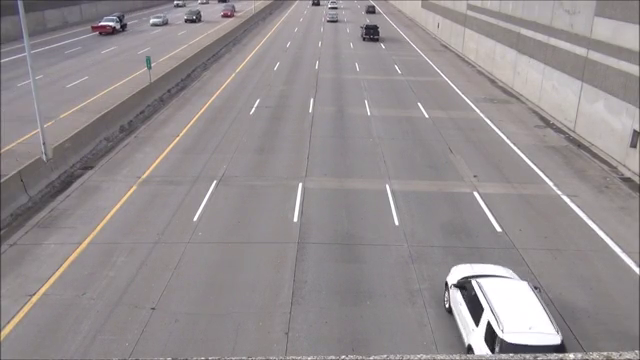
#> input picture frame 72 of carsdetect/CarsDrivingUnderBridge.mp4, 640 x 360 px
$ python carsdetection.py
#> lines starting #> are read from the running program, lines starting #| are printed output that depends on the picture
import cv2
video=cv2.VideoCapture("CarsDrivingUnderBridge.mp4")
araba_bulucu=cv2.CascadeClassifier("cars.xml")
while True:
    ret,kare=video.read()
#> kare is the input picture: shape (360, 640, 3); mean B, G, R 144.2, 142.1, 148.3

    griton=cv2.cvtColor(kare,cv2.COLOR_BGR2GRAY)

    arabalar=araba_bulucu.detectMultiScale(griton,1.1,3)
#> arabalar = [[178, 4, 28, 28], [87, 6, 42, 42]]

    for (x,y,w,h) in arabalar:
        cv2.rectangle(kare,(x,y),(x+w,y+h),(255,0,0),3)
        cv2.imshow("video",kare)


        if cv2.waitKey(5) & 0xFF == ord('q'):
            break
#> this loop made 1 pass; (key q is pressed on pass 1)
#> pass 1, `cv2.imshow("video",kare)`:
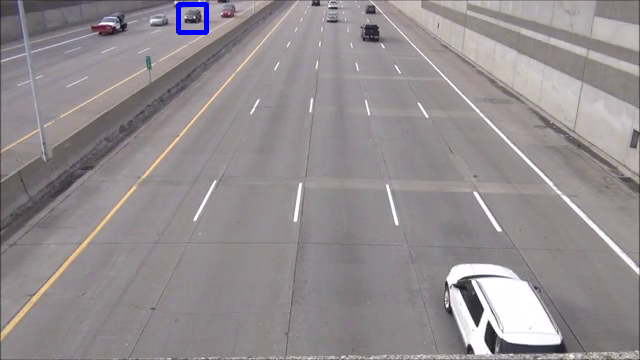
#> window 'video': shape (360, 640, 3); mean B, G, R 144.4, 141.8, 147.9


video.relase()
cv2.destroyAllWindows()

$ run again, starting later in the video
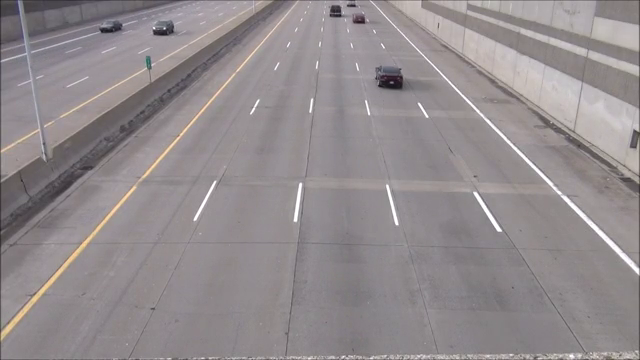
#> input picture frame 324 of carsdetect/CarsDrivingUnderBridge.mp4, 640 x 360 px
#> kare is the input picture: shape (360, 640, 3); mean B, G, R 142.1, 139.8, 146.4
#> arabalar = [[344, 4, 28, 28], [148, 17, 25, 25], [92, 7, 38, 38], [364, 53, 51, 51], [141, 3, 45, 45]]
#> the loop `for (x,y,w,h) in arabalar:` made 1 pass; (key q is pressed on pass 1)
#> pass 1, `cv2.imshow("video",kare)`:
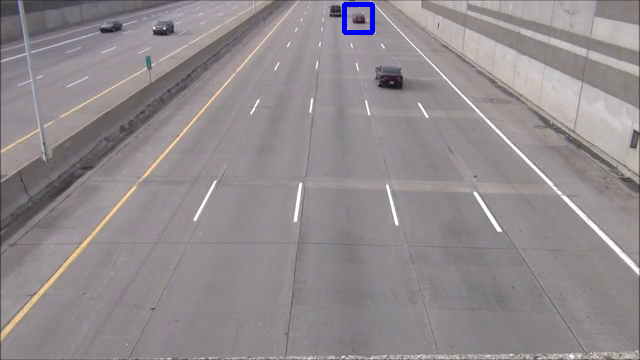
#> window 'video': shape (360, 640, 3); mean B, G, R 142.3, 139.4, 146.1

$ run again, starting later in the video
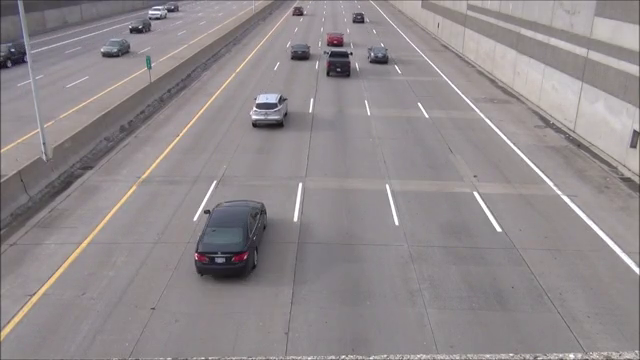
#> input picture frame 576 of carsdetect/CarsDrivingUnderBridge.mp4, 640 x 360 px
#> kare is the input picture: shape (360, 640, 3); mean B, G, R 140.7, 138.2, 144.5
#> arabalar = [[364, 42, 30, 30], [277, 28, 45, 45], [240, 91, 55, 55], [84, 15, 61, 61]]
#> the loop `for (x,y,w,h) in arabalar:` made 1 pass; (key q is pressed on pass 1)
#> pass 1, `cv2.imshow("video",kare)`:
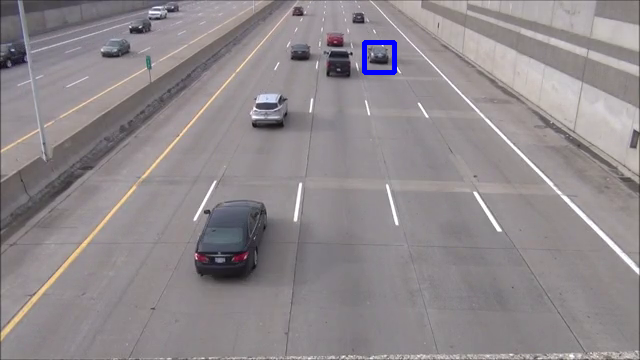
#> window 'video': shape (360, 640, 3); mean B, G, R 141, 137.8, 144.1
